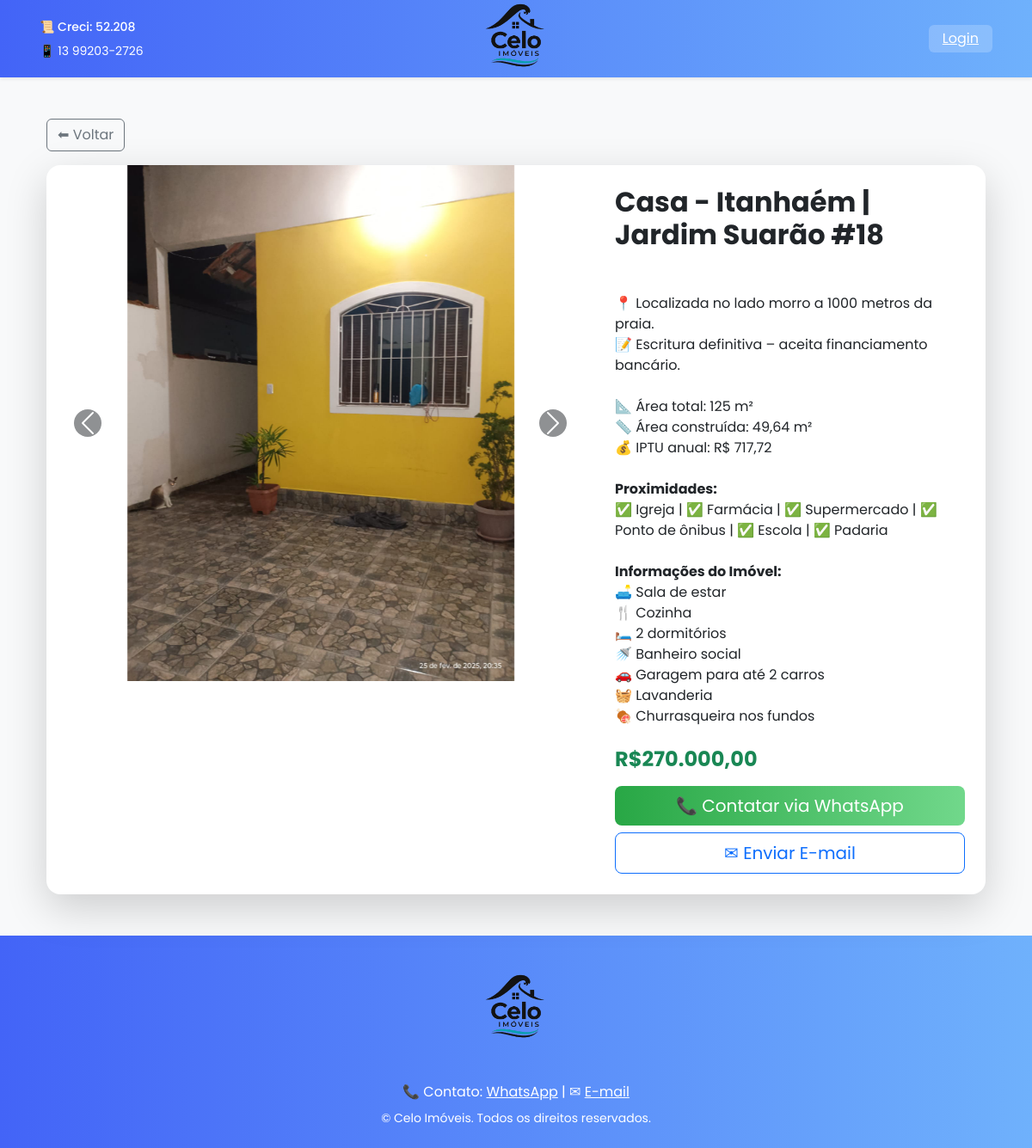
Screenshot of /imovel/18 with the database file from the repository.
### tables this page shows
CREATE TABLE imoveis (
                id INTEGER PRIMARY KEY AUTOINCREMENT,
                titulo TEXT NOT NULL,
                descricao TEXT NOT NULL,
                preco TEXT NOT NULL,
                fotos TEXT NOT NULL
            , dormitorios INTEGER DEFAULT 0, banheiros INTEGER DEFAULT 0, vagas INTEGER DEFAULT 0, area INTEGER DEFAULT 0, destaque INTEGER DEFAULT 0, descricao_html TEXT DEFAULT '');

### app.py (the view)
@app.route("/imovel/<int:id>")
def detalhes(id):
    conn = get_db_connection()
    imovel = conn.execute("SELECT * FROM imoveis WHERE id=?", (id,)).fetchone()
    conn.close()
    if not imovel:
        return "Imóvel não encontrado"
    fotos = imovel["fotos"].split(",") if imovel["fotos"] else []
    return render_template("detalhes.html", imovel=imovel, fotos=fotos)

### app.py (called while the page is built)
def get_db_connection():
    conn = sqlite3.connect(DATABASE)
    conn.row_factory = sqlite3.Row
    return conn

### templates/detalhes.html (shortened to what this page needs)
{% extends "base.html" %}
{% block content %}
<div class="container my-4">
    <a href="{{ url_for('index') }}" class="btn btn-outline-secondary mb-3">⬅ Voltar</a>
    <div class="card shadow-lg border-0 rounded-4 overflow-hidden">
        <div class="row g-0">
            <div class="col-md-7">
                <div id="carouselImovel" class="carousel slide" data-bs-ride="carousel">
                    <div class="carousel-inner">
                        {% for foto in fotos %}
                        <div class="carousel-item {% if loop.first %}active{% endif %}">
                            <img src="{{ url_for('static', filename='uploads/' + foto) }}" class="d-block w-100"
                                 style="max-height: 600px; object-fit: contain;" alt="Foto do imóvel">
                        </div>
                        {% endfor %}
                    </div>
                    <button class="carousel-control-prev" type="button" data-bs-target="#carouselImovel" data-bs-slide="prev">
                        <span class="carousel-control-prev-icon bg-dark rounded-circle p-2"></span>
                    </button>
                    <button class="carousel-control-next" type="button" data-bs-target="#carouselImovel" data-bs-slide="next">
                        <span class="carousel-control-next-icon bg-dark rounded-circle p-2"></span>
                    </button>
                </div>
            </div>
            <div class="col-md-5 d-flex align-items-center">
                <div class="card-body p-4">
                    <h2 class="fw-bold">{{ imovel['titulo'] }}</h2>
                    {% if imovel['descricao_html'] %}
                        <div class="mt-3 mb-4" style="white-space: pre-line;">
                            {{ imovel['descricao_html'] | safe }}
                        </div>
                    {% else %}
                        <p class="text-muted">{{ imovel['descricao'] }}</p>
                    {% endif %}
                    <h4 class="fw-bold text-success mb-3">{{ imovel['preco'] }}</h4>
                    <div class="d-grid gap-2">
                        <a href="https://wa.me/5513991985274?text={{ ('Olá, tenho interesse no imóvel ' + imovel['titulo']) | urlencode }}"
                           target="_blank" class="btn btn-success btn-lg">
                            📞 Contatar via WhatsApp
                        </a>
                        <a href="https://mail.google.com/mail/?view=cm&fs=1&to=adilan_lost@hotmail.com&su={{ ('Interesse no imóvel ' + imovel['titulo']) | urlencode }}&body={{ ('Olá, tudo bem? Tenho interesse no imóvel ' + imovel['titulo'] + '. Poderia me passar mais detalhes, por favor?') | urlencode }}"
                           target="_blank" class="btn btn-outline-primary btn-lg">
                           ✉ Enviar E-mail
                        </a>
                    </div>
                </div>
            </div>
        </div>
    </div>
</div>
{% endblock %}

### templates/base.html (shortened to what this page needs)
<!DOCTYPE html>
<html lang="pt-br">
<head>
    <link href="https://cdn.jsdelivr.net/npm/bootstrap@5.3.0/dist/css/bootstrap.min.css" rel="stylesheet">
    <link rel="stylesheet" href="{{ url_for('static', filename='css/custom.css') }}">
</head>
<body class="bg-light">
    <nav class="navbar navbar-expand-lg navbar-dark shadow-sm mb-5 navbar-gradient">
        <div class="container position-relative">
            <div class="position-absolute start-0 top-50 translate-middle-y ms-3 text-white text-start" style="line-height: 2;">
                <small style="display:block; font-weight:500; color: #ffffff;">📜 Creci: 52.208</small>
                <small style="display:block; color: #ffffff;">📱 13 99203-2726</small>
            </div>
            <a class="navbar-brand mx-auto" href="{{ url_for('index') }}">
                <img src="{{ url_for('static', filename='img/logo.png') }}" alt="Celo Imóveis" class="logo-destaque">
            </a>
            <div class="position-absolute end-0 top-50 translate-middle-y me-3 px-3 py-1 rounded"
                 style="background-color: rgba(255,255,255,0.2);">
                {% if current_user.is_authenticated %}
                    <a href="{{ url_for('admin') }}" class="text-white me-2">Admin</a>
                    <a href="{{ url_for('logout') }}" class="text-white">Sair</a>
                {% else %}
                    <a href="{{ url_for('login') }}" class="text-white">Login</a>
                {% endif %}
            </div>
        </div>
    </nav>
    <div class="container">
        {% block content %}{% endblock %}
    </div>
    <footer class="mt-5 footer-gradient text-white">
        <div class="container text-center py-4">
            <img src="{{ url_for('static', filename='img/logo.png') }}" alt="Celo Imóveis" height="80" class="mb-3">
            <p class="mb-2">📞 Contato:
                <a href="https://wa.me/5513991985274" class="text-white">WhatsApp</a> |
                ✉ <a href="mailto:adilan_lost@hotmail.com" class="text-white">E-mail</a>
            </p>
            <p class="small mb-0">&copy; {{ current_year }} Celo Imóveis. Todos os direitos reservados.</p>
        </div>
    </footer>
</body>
</html>

### static/css/custom.css (style rules this page uses)
body { font-family: 'Poppins', sans-serif; background-color: #f8f9fa; color: #333; }
.navbar-gradient { background: linear-gradient(90deg, #4364F7, #6FB1FC); height: 90px; padding: 0; display: flex; align-items: center; position: relative; z-index: 1; }
.logo-destaque { height: 130px; max-width: 100%; position: absolute; left: 50%; top: 80%; transform: translate(-50%, -50%); }
.btn-success { background: linear-gradient(90deg, #28a745, #71d88b); border: none; transition: all 0.3s ease; }
.footer-gradient img { height: 130px; max-width: 100%; display: block; margin: 0 auto; }
.footer-gradient { background: linear-gradient(90deg, #4364F7, #6FB1FC); }
footer a { color: #fff; transition: all 0.3s ease; }
h2 { font-weight: 700; margin-bottom: 1.5rem; }
.text-success { font-weight: 700; }
.carousel-item img { max-height: 600px; object-fit: contain; }

### rows the page displays
imoveis: titulo "Casa - Itanhaém | Jardim Suarão #18", descricao_html "📍 Localizada no lado morro a 1000 metros da praia. 📝 Escritura definitiva – aceita financiamento bancário. 📐 Área total: 125 m² 📏 Área construída: 49,64 m² 💰 IPTU anual: R$ 717,72 Proximidades: ✅ Igreja | ✅ Farmácia | ✅ Supermercado | ✅ Ponto de ônibus | ✅ Escola | ✅ Padaria Informações do Imóvel: 🛋️ Sala de estar 🍴 Cozinha 🛏️ 2 dormitórios 🚿 Banheiro social 🚗 Garagem para até 2 carros 🧺 Lavanderia 🍖 Churrasqueira nos fundos", preco "R$270.000,00"
